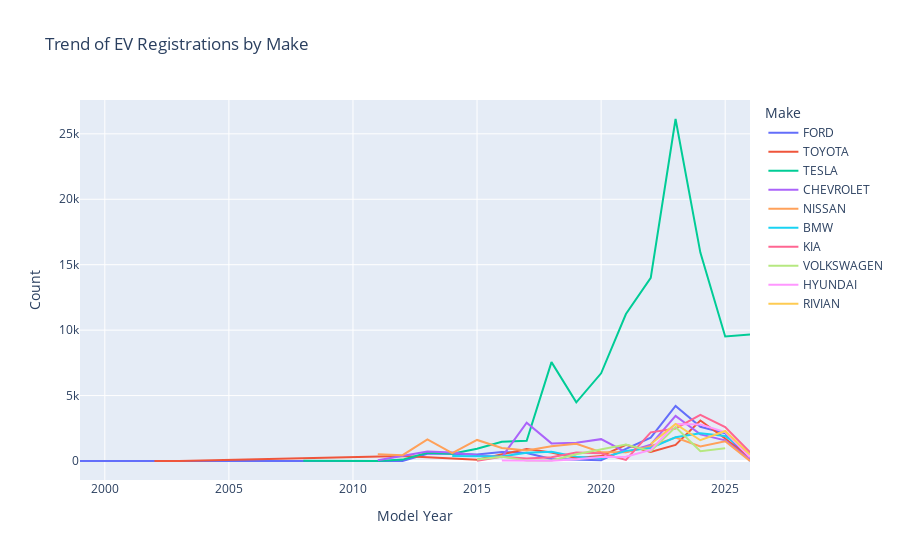

The code cell stored with this chart in its notebook:
### Code cell
fig = px.line(
    make_year,
    x="Model Year",
    y="Count",
    color="Make",
    title="Trend of EV Registrations by Make"
)

fig.show()

### Figure 1 — Plotly figure (JSON) as saved in the notebook; plotly's stock layout.template omitted (floating-point values rounded to 4 significant figures)
{"data": [{"hovertemplate": "Make=FORD<br>Model Year=%{x}<br>Count=%{y}<extra></extra>", "legendgroup": "FORD", "line": {"color": "#636efa", "dash": "solid"}, "marker": {"symbol": "circle"}, "mode": "lines", "name": "FORD", "orientation": "v", "showlegend": true, "type": "scatter", "x": [1999, 2000, 2012, 2013, 2014, 2015, 2016, 2017, 2018, 2019, 2020, 2021, 2022, 2023, 2024, 2025, 2026], "xaxis": "x", "y": [2, 8, 9, 551, 557, 496, 694, 608, 153, 124, 60, 926, 1778, 4210, 2614, 2127, 2], "yaxis": "y"}, {"hovertemplate": "Make=TOYOTA<br>Model Year=%{x}<br>Count=%{y}<extra></extra>", "legendgroup": "TOYOTA", "line": {"color": "#EF553B", "dash": "solid"}, "marker": {"symbol": "circle"}, "mode": "lines", "name": "TOYOTA", "orientation": "v", "showlegend": true, "type": "scatter", "x": [2002, 2003, 2012, 2013, 2014, 2015, 2017, 2018, 2019, 2020, 2021, 2022, 2023, 2024, 2025, 2026], "xaxis": "x", "y": [1, 1, 379, 285, 226, 105, 922, 656, 232, 377, 1245, 698, 1231, 3091, 1725, 206], "yaxis": "y"}, {"hovertemplate": "Make=TESLA<br>Model Year=%{x}<br>Count=%{y}<extra></extra>", "legendgroup": "TESLA", "line": {"color": "#00cc96", "dash": "solid"}, "marker": {"symbol": "circle"}, "mode": "lines", "name": "TESLA", "orientation": "v", "showlegend": true, "type": "scatter", "x": [2008, 2010, 2011, 2012, 2013, 2014, 2015, 2016, 2017, 2018, 2019, 2020, 2021, 2022, 2023, 2024, 2025, 2026], "xaxis": "x", "y": [20, 21, 8, 107, 637, 547, 934, 1476, 1542, 7555, 4487, 6702, 11230, 14001, 26133, 15923, 9520, 9665], "yaxis": "y"}, {"hovertemplate": "Make=CHEVROLET<br>Model Year=%{x}<br>Count=%{y}<extra></extra>", "legendgroup": "CHEVROLET", "line": {"color": "#ab63fa", "dash": "solid"}, "marker": {"symbol": "circle"}, "mode": "lines", "name": "CHEVROLET", "orientation": "v", "showlegend": true, "type": "scatter", "x": [2011, 2012, 2013, 2014, 2015, 2016, 2017, 2018, 2019, 2020, 2021, 2022, 2023, 2024, 2025, 2026], "xaxis": "x", "y": [57, 411, 731, 655, 438, 298, 2926, 1347, 1394, 1670, 678, 1244, 3446, 2035, 1583, 117], "yaxis": "y"}, {"hovertemplate": "Make=NISSAN<br>Model Year=%{x}<br>Count=%{y}<extra></extra>", "legendgroup": "NISSAN", "line": {"color": "#FFA15A", "dash": "solid"}, "marker": {"symbol": "circle"}, "mode": "lines", "name": "NISSAN", "orientation": "v", "showlegend": true, "type": "scatter", "x": [2011, 2012, 2013, 2014, 2015, 2016, 2017, 2018, 2019, 2020, 2021, 2022, 2023, 2024, 2025, 2026], "xaxis": "x", "y": [516, 444, 1647, 597, 1610, 1001, 800, 1129, 1313, 670, 667, 1126, 1800, 1113, 1512, 10], "yaxis": "y"}, {"hovertemplate": "Make=BMW<br>Model Year=%{x}<br>Count=%{y}<extra></extra>", "legendgroup": "BMW", "line": {"color": "#19d3f3", "dash": "solid"}, "marker": {"symbol": "circle"}, "mode": "lines", "name": "BMW", "orientation": "v", "showlegend": true, "type": "scatter", "x": [2014, 2015, 2016, 2017, 2018, 2019, 2020, 2021, 2022, 2023, 2024, 2025, 2026], "xaxis": "x", "y": [387, 377, 338, 640, 714, 335, 198, 774, 999, 1809, 2117, 1907, 607], "yaxis": "y"}, {"hovertemplate": "Make=KIA<br>Model Year=%{x}<br>Count=%{y}<extra></extra>", "legendgroup": "KIA", "line": {"color": "#FF6692", "dash": "solid"}, "marker": {"symbol": "circle"}, "mode": "lines", "name": "KIA", "orientation": "v", "showlegend": true, "type": "scatter", "x": [2015, 2016, 2017, 2018, 2019, 2020, 2021, 2022, 2023, 2024, 2025, 2026], "xaxis": "x", "y": [21, 329, 186, 284, 655, 586, 89, 2188, 2487, 3525, 2600, 667], "yaxis": "y"}, {"hovertemplate": "Make=VOLKSWAGEN<br>Model Year=%{x}<br>Count=%{y}<extra></extra>", "legendgroup": "VOLKSWAGEN", "line": {"color": "#B6E880", "dash": "solid"}, "marker": {"symbol": "circle"}, "mode": "lines", "name": "VOLKSWAGEN", "orientation": "v", "showlegend": true, "type": "scatter", "x": [2015, 2016, 2017, 2018, 2019, 2021, 2022, 2023, 2024, 2025], "xaxis": "x", "y": [120, 318, 46, 34, 511, 1264, 750, 2588, 742, 976], "yaxis": "y"}, {"hovertemplate": "Make=HYUNDAI<br>Model Year=%{x}<br>Count=%{y}<extra></extra>", "legendgroup": "HYUNDAI", "line": {"color": "#FF97FF", "dash": "solid"}, "marker": {"symbol": "circle"}, "mode": "lines", "name": "HYUNDAI", "orientation": "v", "showlegend": true, "type": "scatter", "x": [2016, 2017, 2018, 2019, 2020, 2021, 2022, 2023, 2024, 2025, 2026], "xaxis": "x", "y": [36, 45, 20, 144, 300, 320, 845, 2836, 2784, 2211, 286], "yaxis": "y"}, {"hovertemplate": "Make=RIVIAN<br>Model Year=%{x}<br>Count=%{y}<extra></extra>", "legendgroup": "RIVIAN", "line": {"color": "#FECB52", "dash": "solid"}, "marker": {"symbol": "circle"}, "mode": "lines", "name": "RIVIAN", "orientation": "v", "showlegend": true, "type": "scatter", "x": [2022, 2023, 2024, 2025, 2026], "xaxis": "x", "y": [1302, 2837, 1587, 2294, 489], "yaxis": "y"}], "layout": {"legend": {"title": {"text": "Make"}, "tracegroupgap": 0}, "title": {"text": "Trend of EV Registrations by Make"}, "xaxis": {"anchor": "y", "domain": [0, 1], "title": {"text": "Model Year"}}, "yaxis": {"anchor": "x", "domain": [0, 1], "title": {"text": "Count"}}}}
